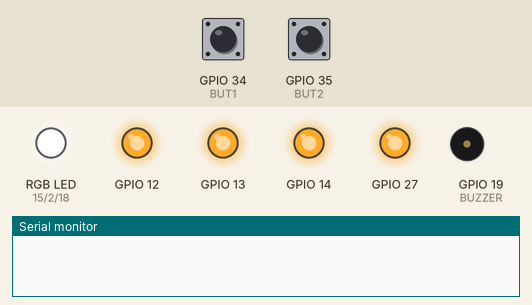
A sketch run on a simulated ESP32. Shown: an RGB LED mixed from three pins (HIGH = lit), output pins drawn as LEDs (lit = HIGH), buzzer (waves = sounding), the last lines printed to the serial monitor. The inputs (shaded band) are chosen by the test bench; at power-on: GPIO 34 (BUT1) LOW, GPIO 35 (BUT2) LOW.

Above: at 1.2 s.
1.3 s: GPIO 34 (BUT1) pulled HIGH for 1 s
At 3.1 s:
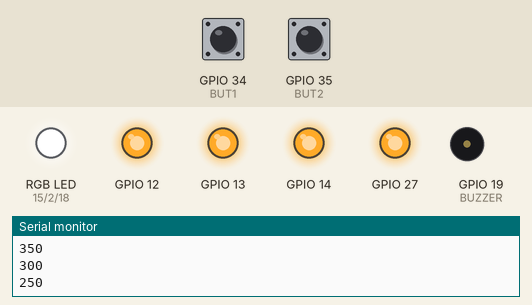
3.8 s: GPIO 35 (BUT2) pulled HIGH for 0.15 s
6.9 s: GPIO 35 (BUT2) pulled HIGH for 1 s
9.4 s: GPIO 35 (BUT2) pulled HIGH for 3.2 s
At 11.3 s:
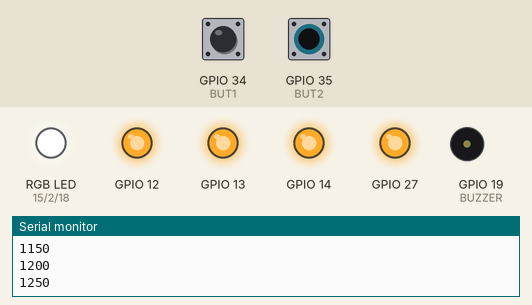
Timing chart, 0 to 15.1 s (numbered marks = the images above; inputs shaded):
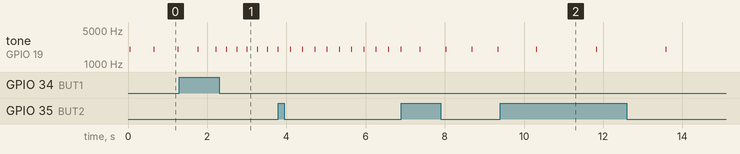

Measured:
- after the input at 9.4 s, tone on GPIO 19 (BUZZER): alternates 2000 Hz for 0.02 s and silent for 1.6 s, starting after 0.91 s
- by itself, tone on GPIO 19 (BUZZER): alternates 2000 Hz for 0.02 s and silent for 0.29 s

The sketch:

Ardu8_46_ST3215_Metronome.ino
```cpp
/*
  Робототехнический контроллер «Кибернетический»: сервопривод — метроном

  Вал привода (ID 1) качается между 150° и 210°, как маятник метронома.
  BUT1 — быстрее, BUT2 — медленнее. Текущий темп печатается в монитор порта (115200).

  Плата в Arduino IDE: ESP32 Wrover Module. Кабель USB-C — в НИЖНИЙ разъём (ESP32).
  Нужна библиотека FeetechSTS. DIP3 = ON, DIP4 = OFF, привод в разъём XP2 или XP3.
  Нужно питание XT60/DC, напряжение должно подходить приводу.
*/
#include <FeetechSTS.h>

// ---------- Светодиоды, кнопки и пищалка ESP32 ----------
// Светодиоды горят от LOW. Слева направо на плате: LED4, LED3, LED2, LED1.
const int LED1 = 27, LED2 = 14, LED3 = 12, LED4 = 13;
const int RGB_R = 15, RGB_G = 2, RGB_B = 18;
// Кнопки дают HIGH при нажатии. Слева направо на плате: BUT4, BUT3, BUT2, BUT1.
const int BUT1 = 34, BUT2 = 35, BUT3 = 25, BUT4 = 26;
const int BUZZER = 19;

void setRGB(bool r, bool g, bool b) {
  digitalWrite(RGB_R, r ? LOW : HIGH);
  digitalWrite(RGB_G, g ? LOW : HIGH);
  digitalWrite(RGB_B, b ? LOW : HIGH);
}

void boardBegin() {
  int leds[] = {LED1, LED2, LED3, LED4, RGB_R, RGB_G, RGB_B};
  for (int p : leds) { pinMode(p, OUTPUT); digitalWrite(p, HIGH); }  // всё погасить
  int buttons[] = {BUT1, BUT2, BUT3, BUT4};
  for (int p : buttons) pinMode(p, INPUT);
  pinMode(BUZZER, OUTPUT);
}

FeetechBus bus;
FeetechServo servo(bus, 1);       // привод с ID 1
int pauseMs = 600;                // время одного качания

void setup() {
  boardBegin();
  Serial.begin(115200);
  bus.begin(Serial2, 1000000, 33, 32);   // шина: 1 Мбит/с, RX = IO33, TX = IO32
  servo.setMode(STS_MODE_POSITION);
  servo.hold();                   // держать текущий угол — вал не дёрнется при старте
}

void swing(float deg) {
  servo.moveToDeg(deg, 3000, 50); // угол, скорость (шагов/с), ускорение
  tone(BUZZER, 2000, 20);         // «тик»
  unsigned long t = millis();
  while (millis() - t < pauseMs) {        // во время паузы опрашиваем кнопки
    if (digitalRead(BUT1) == HIGH && pauseMs > 200)  { pauseMs -= 50; delay(150); Serial.println(pauseMs); }
    if (digitalRead(BUT2) == HIGH && pauseMs < 2000) { pauseMs += 50; delay(150); Serial.println(pauseMs); }
  }
}

void loop() {
  swing(150);
  swing(210);
}
```
